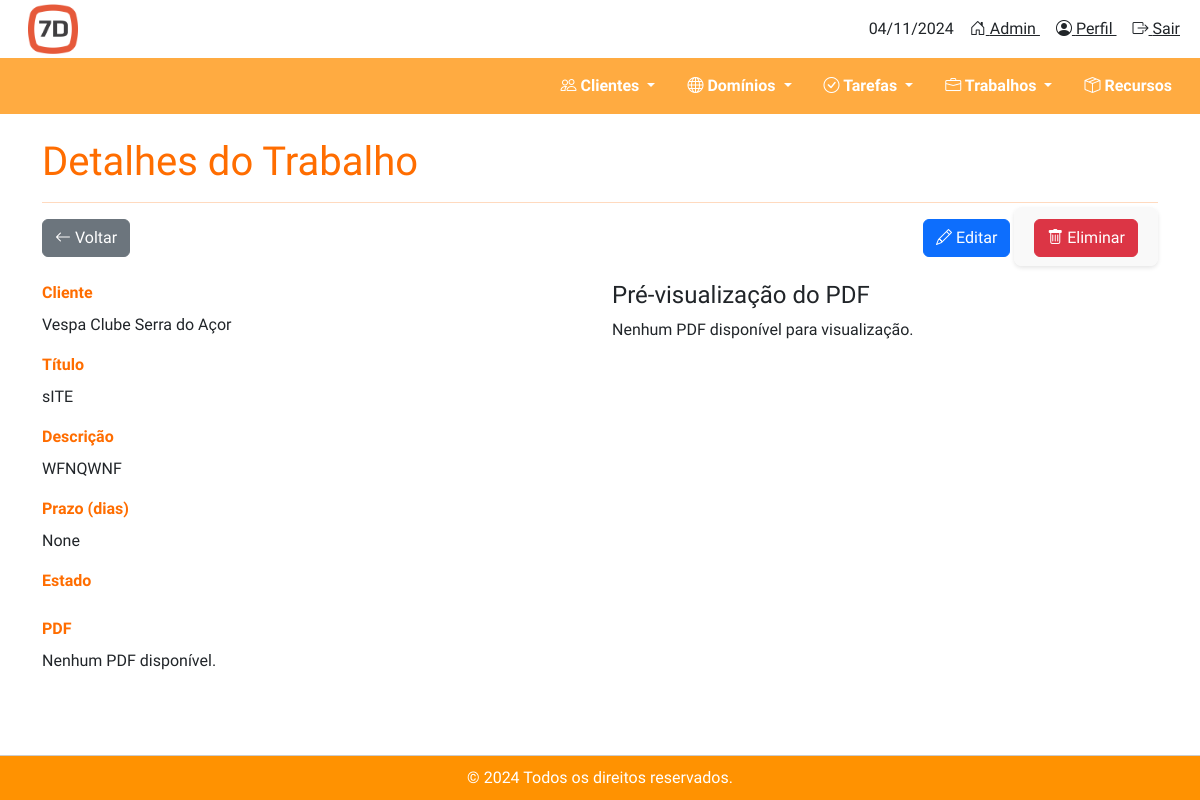
Screenshot of /trabalhos/1/ with the database file from the repository.
### trabalhos/models.py (models this page shows, shortened)
class Trabalho(models.Model):
    TIPOS_DE_TRABALHO = [
        ('web', 'Web'),
        ('design', 'Design'),
        ('consultoria', 'Consultoria'),
    ]
    PRIORIDADES = [
        ('baixa', 'Baixa'),
        ('media', 'Média'),
        ('alta', 'Alta'),
    ]
    ESTADOS_DE_TRABALHO = [
        ('standby', 'Standby'),
        ('iniciado', 'Iniciado'),
        ('concluido', 'Concluído'),
    ]
    cliente = models.ForeignKey(Cliente, on_delete=models.CASCADE, related_name='trabalhos')
    titulo = models.CharField(max_length=100)
    descricao = models.TextField(blank=True, null=True)
    data_inicio = models.DateField(blank=True, null=True)
    prazo = models.PositiveIntegerField(blank=True, null=True)  # Prazo em dias
    tipo_trabalho = models.CharField(max_length=20, choices=TIPOS_DE_TRABALHO)
    prioridade = models.CharField(max_length=10, choices=PRIORIDADES, blank=True, null=True)
    estado_trabalho = models.CharField(max_length=20, choices=ESTADOS_DE_TRABALHO, default='standby')
    teve_proposta = models.BooleanField(default=False)
    numero_proposta = models.CharField(max_length=20, blank=True, null=True)
    pdf_proposta = models.FileField(upload_to='trabalhos_pdfs/', blank=True, null=True)
    data_entrega = models.DateField(null=True, blank=True)
    validade_em_dias = models.PositiveIntegerField(default=30)  # Prazo de validade padrão
    data_expiracao = models.DateField(null=True, blank=True)

### clientes/models.py (models this page shows, shortened)
class Cliente(models.Model):
    nome = models.CharField(max_length=255)
    nif = models.CharField(max_length=9, verbose_name='Número de Identificação Fiscal')
    morada = models.CharField(max_length=255, blank=True, null=True)
    codigo_postal = models.CharField(max_length=10, blank=True, null=True)
    localidade = models.CharField(max_length=100, blank=True, null=True)
    telefone = models.CharField(max_length=15, blank=True, null=True)
    email = models.EmailField(blank=True, null=True)
    website = models.URLField(blank=True, null=True)
    cliente_desde = models.DateField(blank=True, null=True)

### trabalhos/views.py (the view)
# urls.py: path('<int:pk>/', views.trabalho_detail, name='trabalho_detail'),  # Detalhes de um trabalho em /trabalhos/<id>/
def trabalho_detail(request, pk):
    trabalho = get_object_or_404(Trabalho, id=pk)  # Obtém o trabalho com o ID fornecido
    return render(request, 'trabalhos/trabalho_detail.html', {'trabalho': trabalho})

### trabalhos/templates/trabalhos/trabalho_detail.html (shortened to what this page needs)
{% extends 'base.html' %}
{% load static %}
{% block content %}
<link rel="stylesheet" type="text/css" href="{% static 'css/forms.css' %}">
<h1 class="mt-4" style="color: #ff6d00;">Detalhes do Trabalho</h1>
<hr style="border-color: #ff6d00;">
<div class="d-flex justify-content-between align-items-center mb-4">
    <a href="{% url 'trabalhos:trabalhos_list' %}" class="btn btn-secondary" aria-label="Voltar à lista de trabalhos">
        <i class="bi bi-arrow-left"></i> Voltar
    </a>
    <div>
        <a href="{% url 'trabalhos:trabalho_update' trabalho.id %}" class="btn btn-primary" aria-label="Editar trabalho">
            <i class="bi bi-pencil"></i> Editar
        </a>
        <form action="{% url 'trabalhos:trabalho_delete' trabalho.id %}" method="post" style="display:inline;">
            <button type="submit" class="btn btn-danger" style="box-shadow: none;" onclick="return confirm('Tem certeza que deseja eliminar este trabalho?');" aria-label="Eliminar trabalho">
                <i class="bi bi-trash"></i> Eliminar
            </button>
        </form>
    </div>
</div>
<div class="row">
    <div class="col-md-6">
        <div class="mb-3">
            <label class="form-label" style="color: #ff6d00; font-weight: bold;">Cliente</label>
            <p>{{ trabalho.cliente.nome }}</p>
        </div>
        <div class="mb-3">
            <label class="form-label" style="color: #ff6d00; font-weight: bold;">Título</label>
            <p>{{ trabalho.titulo }}</p>
        </div>
        <div class="mb-3">
            <label class="form-label" style="color: #ff6d00; font-weight: bold;">Descrição</label>
            <p style="white-space: pre-wrap;">{{ trabalho.descricao }}</p>
        </div>
        <div class="mb-3">
            <label class="form-label" style="color: #ff6d00; font-weight: bold;">Prazo (dias)</label>
            <p>{{ trabalho.prazo }}</p>
        </div>
        <div class="mb-3">
            <label class="form-label" style="color: #ff6d00; font-weight: bold;">Estado</label>
        </div>
        <div class="mb-3">
            <label class="form-label" style="color: #ff6d00; font-weight: bold;">PDF</label>
            {% if trabalho.pdf %}
                <p><a href="{{ trabalho.pdf.url }}" target="_blank" aria-label="Visualizar PDF do trabalho">Ver PDF</a></p>
            {% else %}
                <p>Nenhum PDF disponível.</p>
            {% endif %}
        </div>
    </div>
    <div class="col-md-6">
        <h4>Pré-visualização do PDF</h4>
        {% if trabalho.pdf %}
            <iframe src="{{ trabalho.pdf.url }}" style="width: 100%; height: 400px; border: none;" title="Pré-visualização do PDF"></iframe>
        {% else %}
            <p>Nenhum PDF disponível para visualização.</p>
        {% endif %}
    </div>
</div>
{% endblock %}

### static/css/styles.css (style rules this page uses)
html, body { height: 100%; margin: 0; padding: 0; }
* { font-family: 'Play', sans-serif; }

### static/css/forms.css (style rules this page uses)
form { background-color: #f9f9f9; padding: 20px; border-radius: 8px; box-shadow: 0 2px 4px rgba(0, 0, 0, 0.1); }
button { background-color: #4CAF50; color: white; padding: 10px 20px; border: none; border-radius: 4px; cursor: pointer; }

### rows the page displays
Trabalho: cliente.nome "Vespa Clube Serra do Açor", titulo "sITE", descricao "WFNQWNF", prazo "None"

### other values shown
{{ today }} "04/11/2024"
{{ current_year }} "2024"
